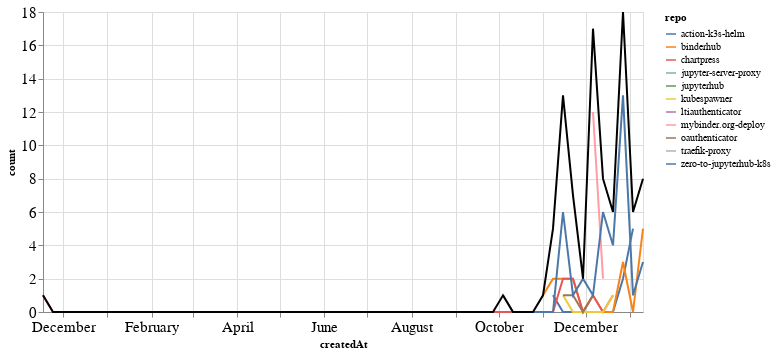

This figure's notebook cell:
### Markdown cell above
### PRs

### Code cell
prs_time = prs.groupby('repo').resample('W', on='createdAt').count()['author'].reset_index()
prs_time = prs_time.rename(columns={'author': 'count'})
prs_time_total = prs_time.groupby('createdAt').agg({"count": "sum"}).reset_index()

ch1 = alt.Chart(prs_time, width=600).mark_line().encode(
    x='createdAt',
    y='count',
    color='repo',
    tooltip="repo"
)

ch2 = alt.Chart(prs_time_total, width=600).mark_line(color="black").encode(
    x='createdAt',
    y='count',
)

ch1 + ch2

### Figure 1 — Vega-Lite specification as saved in the notebook (floating-point values rounded to 4 significant figures)
{"config": {"axisLeft": {"labelFontSize": 15}, "axisBottom": {"labelFontSize": 15}}, "layer": [{"data": {"name": "data-d34d32e5ba6610682c012c93a52432c1"}, "mark": "line", "encoding": {"color": {"type": "nominal", "field": "repo"}, "tooltip": {"type": "nominal", "field": "repo"}, "x": {"type": "temporal", "field": "createdAt"}, "y": {"type": "quantitative", "field": "count"}}, "width": 600}, {"data": {"name": "data-15ca0fe42d3eaf33367fa41814943aaf"}, "mark": {"type": "line", "color": "black"}, "encoding": {"x": {"type": "temporal", "field": "createdAt"}, "y": {"type": "quantitative", "field": "count"}}, "width": 600}], "$schema": "https://vega.github.io/schema/vega-lite/v4.8.1.json", "datasets": {"data-d34d32e5ba6610682c012c93a52432c1": [{"repo": "action-k3s-helm", "createdAt": "2020-11-08T00:00:00", "count": 1}, {"repo": "action-k3s-helm", "createdAt": "2020-11-15T00:00:00", "count": 0}, {"repo": "action-k3s-helm", "createdAt": "2020-11-22T00:00:00", "count": 0}, {"repo": "action-k3s-helm", "createdAt": "2020-11-29T00:00:00", "count": 0}, {"repo": "action-k3s-helm", "createdAt": "2020-12-06T00:00:00", "count": 0}, {"repo": "action-k3s-helm", "createdAt": "2020-12-13T00:00:00", "count": 0}, {"repo": "action-k3s-helm", "createdAt": "2020-12-20T00:00:00", "count": 0}, {"repo": "action-k3s-helm", "createdAt": "2020-12-27T00:00:00", "count": 2}, {"repo": "action-k3s-helm", "createdAt": "2021-01-03T00:00:00", "count": 5}, {"repo": "binderhub", "createdAt": "2020-11-01T00:00:00", "count": 1}, {"repo": "binderhub", "createdAt": "2020-11-08T00:00:00", "count": 2}, {"repo": "binderhub", "createdAt": "2020-11-15T00:00:00", "count": 2}, {"repo": "binderhub", "createdAt": "2020-11-22T00:00:00", "count": 2}, {"repo": "binderhub", "createdAt": "2020-11-29T00:00:00", "count": 0}, {"repo": "binderhub", "createdAt": "2020-12-06T00:00:00", "count": 1}, {"repo": "binderhub", "createdAt": "2020-12-13T00:00:00", "count": 0}, {"repo": "binderhub", "createdAt": "2020-12-20T00:00:00", "count": 0}, {"repo": "binderhub", "createdAt": "2020-12-27T00:00:00", "count": 3}, {"repo": "binderhub", "createdAt": "2021-01-03T00:00:00", "count": 0}, {"repo": "binderhub", "createdAt": "2021-01-10T00:00:00", "count": 5}, {"repo": "chartpress", "createdAt": "2019-11-17T00:00:00", "count": 1}, {"repo": "chartpress", "createdAt": "2019-11-24T00:00:00", "count": 0}, {"repo": "chartpress", "createdAt": "2019-12-01T00:00:00", "count": 0}, {"repo": "chartpress", "createdAt": "2019-12-08T00:00:00", "count": 0}, {"repo": "chartpress", "createdAt": "2019-12-15T00:00:00", "count": 0}, {"repo": "chartpress", "createdAt": "2019-12-22T00:00:00", "count": 0}, {"repo": "chartpress", "createdAt": "2019-12-29T00:00:00", "count": 0}, {"repo": "chartpress", "createdAt": "2020-01-05T00:00:00", "count": 0}, {"repo": "chartpress", "createdAt": "2020-01-12T00:00:00", "count": 0}, {"repo": "chartpress", "createdAt": "2020-01-19T00:00:00", "count": 0}, {"repo": "chartpress", "createdAt": "2020-01-26T00:00:00", "count": 0}, {"repo": "chartpress", "createdAt": "2020-02-02T00:00:00", "count": 0}, {"repo": "chartpress", "createdAt": "2020-02-09T00:00:00", "count": 0}, {"repo": "chartpress", "createdAt": "2020-02-16T00:00:00", "count": 0}, {"repo": "chartpress", "createdAt": "2020-02-23T00:00:00", "count": 0}, {"repo": "chartpress", "createdAt": "2020-03-01T00:00:00", "count": 0}, {"repo": "chartpress", "createdAt": "2020-03-08T00:00:00", "count": 0}, {"repo": "chartpress", "createdAt": "2020-03-15T00:00:00", "count": 0}, {"repo": "chartpress", "createdAt": "2020-03-22T00:00:00", "count": 0}, {"repo": "chartpress", "createdAt": "2020-03-29T00:00:00", "count": 0}, {"repo": "chartpress", "createdAt": "2020-04-05T00:00:00", "count": 0}, {"repo": "chartpress", "createdAt": "2020-04-12T00:00:00", "count": 0}, {"repo": "chartpress", "createdAt": "2020-04-19T00:00:00", "count": 0}, {"repo": "chartpress", "createdAt": "2020-04-26T00:00:00", "count": 0}, {"repo": "chartpress", "createdAt": "2020-05-03T00:00:00", "count": 0}, {"repo": "chartpress", "createdAt": "2020-05-10T00:00:00", "count": 0}, {"repo": "chartpress", "createdAt": "2020-05-17T00:00:00", "count": 0}, {"repo": "chartpress", "createdAt": "2020-05-24T00:00:00", "count": 0}, {"repo": "chartpress", "createdAt": "2020-05-31T00:00:00", "count": 0}, {"repo": "chartpress", "createdAt": "2020-06-07T00:00:00", "count": 0}, {"repo": "chartpress", "createdAt": "2020-06-14T00:00:00", "count": 0}, {"repo": "chartpress", "createdAt": "2020-06-21T00:00:00", "count": 0}, {"repo": "chartpress", "createdAt": "2020-06-28T00:00:00", "count": 0}, {"repo": "chartpress", "createdAt": "2020-07-05T00:00:00", "count": 0}, {"repo": "chartpress", "createdAt": "2020-07-12T00:00:00", "count": 0}, {"repo": "chartpress", "createdAt": "2020-07-19T00:00:00", "count": 0}, {"repo": "chartpress", "createdAt": "2020-07-26T00:00:00", "count": 0}, {"repo": "chartpress", "createdAt": "2020-08-02T00:00:00", "count": 0}, {"repo": "chartpress", "createdAt": "2020-08-09T00:00:00", "count": 0}, {"repo": "chartpress", "createdAt": "2020-08-16T00:00:00", "count": 0}, {"repo": "chartpress", "createdAt": "2020-08-23T00:00:00", "count": 0}, {"repo": "chartpress", "createdAt": "2020-08-30T00:00:00", "count": 0}, {"repo": "chartpress", "createdAt": "2020-09-06T00:00:00", "count": 0}, {"repo": "chartpress", "createdAt": "2020-09-13T00:00:00", "count": 0}, {"repo": "chartpress", "createdAt": "2020-09-20T00:00:00", "count": 0}, {"repo": "chartpress", "createdAt": "2020-09-27T00:00:00", "count": 0}, {"repo": "chartpress", "createdAt": "2020-10-04T00:00:00", "count": 0}, {"repo": "chartpress", "createdAt": "2020-10-11T00:00:00", "count": 0}, {"repo": "chartpress", "createdAt": "2020-10-18T00:00:00", "count": 0}, {"repo": "chartpress", "createdAt": "2020-10-25T00:00:00", "count": 0}, {"repo": "chartpress", "createdAt": "2020-11-01T00:00:00", "count": 0}, {"repo": "chartpress", "createdAt": "2020-11-08T00:00:00", "count": 0}, {"repo": "chartpress", "createdAt": "2020-11-15T00:00:00", "count": 2}, {"repo": "chartpress", "createdAt": "2020-11-22T00:00:00", "count": 2}, {"repo": "chartpress", "createdAt": "2020-11-29T00:00:00", "count": 0}, {"repo": "chartpress", "createdAt": "2020-12-06T00:00:00", "count": 1}, {"repo": "chartpress", "createdAt": "2020-12-13T00:00:00", "count": 0}, {"repo": "chartpress", "createdAt": "2020-12-20T00:00:00", "count": 1}, {"repo": "jupyter-server-proxy", "createdAt": "2020-11-22T00:00:00", "count": 1}, {"repo": "jupyterhub", "createdAt": "2020-11-08T00:00:00", "count": 2}, {"repo": "kubespawner", "createdAt": "2020-11-15T00:00:00", "count": 1}, {"repo": "kubespawner", "createdAt": "2020-11-22T00:00:00", "count": 0}, {"repo": "kubespawner", "createdAt": "2020-11-29T00:00:00", "count": 0}, {"repo": "kubespawner", "createdAt": "2020-12-06T00:00:00", "count": 0}, {"repo": "kubespawner", "createdAt": "2020-12-13T00:00:00", "count": 0}, {"repo": "kubespawner", "createdAt": "2020-12-20T00:00:00", "count": 1}, {"repo": "ltiauthenticator", "createdAt": "2020-11-15T00:00:00", "count": 1}, {"repo": "mybinder.org-deploy", "createdAt": "2020-12-06T00:00:00", "count": 12}, {"repo": "mybinder.org-deploy", "createdAt": "2020-12-13T00:00:00", "count": 2}, {"repo": "oauthenticator", "createdAt": "2020-11-15T00:00:00", "count": 1}, {"repo": "oauthenticator", "createdAt": "2020-11-22T00:00:00", "count": 1}, {"repo": "oauthenticator", "createdAt": "2020-11-29T00:00:00", "count": 0}, {"repo": "oauthenticator", "createdAt": "2020-12-06T00:00:00", "count": 1}, {"repo": "traefik-proxy", "createdAt": "2020-12-06T00:00:00", "count": 1}, {"repo": "zero-to-jupyterhub-k8s", "createdAt": "2020-10-04T00:00:00", "count": 1}, {"repo": "zero-to-jupyterhub-k8s", "createdAt": "2020-10-11T00:00:00", "count": 0}, {"repo": "zero-to-jupyterhub-k8s", "createdAt": "2020-10-18T00:00:00", "count": 0}, {"repo": "zero-to-jupyterhub-k8s", "createdAt": "2020-10-25T00:00:00", "count": 0}, {"repo": "zero-to-jupyterhub-k8s", "createdAt": "2020-11-01T00:00:00", "count": 0}, {"repo": "zero-to-jupyterhub-k8s", "createdAt": "2020-11-08T00:00:00", "count": 0}, {"repo": "zero-to-jupyterhub-k8s", "createdAt": "2020-11-15T00:00:00", "count": 6}, {"repo": "zero-to-jupyterhub-k8s", "createdAt": "2020-11-22T00:00:00", "count": 1}, {"repo": "zero-to-jupyterhub-k8s", "createdAt": "2020-11-29T00:00:00", "count": 2}, {"repo": "zero-to-jupyterhub-k8s", "createdAt": "2020-12-06T00:00:00", "count": 1}, {"repo": "zero-to-jupyterhub-k8s", "createdAt": "2020-12-13T00:00:00", "count": 6}, {"repo": "zero-to-jupyterhub-k8s", "createdAt": "2020-12-20T00:00:00", "count": 4}, {"repo": "zero-to-jupyterhub-k8s", "createdAt": "2020-12-27T00:00:00", "count": 13}, {"repo": "zero-to-jupyterhub-k8s", "createdAt": "2021-01-03T00:00:00", "count": 1}, {"repo": "zero-to-jupyterhub-k8s", "createdAt": "2021-01-10T00:00:00", "count": 3}], "data-15ca0fe42d3eaf33367fa41814943aaf": [{"createdAt": "2019-11-17T00:00:00", "count": 1}, {"createdAt": "2019-11-24T00:00:00", "count": 0}, {"createdAt": "2019-12-01T00:00:00", "count": 0}, {"createdAt": "2019-12-08T00:00:00", "count": 0}, {"createdAt": "2019-12-15T00:00:00", "count": 0}, {"createdAt": "2019-12-22T00:00:00", "count": 0}, {"createdAt": "2019-12-29T00:00:00", "count": 0}, {"createdAt": "2020-01-05T00:00:00", "count": 0}, {"createdAt": "2020-01-12T00:00:00", "count": 0}, {"createdAt": "2020-01-19T00:00:00", "count": 0}, {"createdAt": "2020-01-26T00:00:00", "count": 0}, {"createdAt": "2020-02-02T00:00:00", "count": 0}, {"createdAt": "2020-02-09T00:00:00", "count": 0}, {"createdAt": "2020-02-16T00:00:00", "count": 0}, {"createdAt": "2020-02-23T00:00:00", "count": 0}, {"createdAt": "2020-03-01T00:00:00", "count": 0}, {"createdAt": "2020-03-08T00:00:00", "count": 0}, {"createdAt": "2020-03-15T00:00:00", "count": 0}, {"createdAt": "2020-03-22T00:00:00", "count": 0}, {"createdAt": "2020-03-29T00:00:00", "count": 0}, {"createdAt": "2020-04-05T00:00:00", "count": 0}, {"createdAt": "2020-04-12T00:00:00", "count": 0}, {"createdAt": "2020-04-19T00:00:00", "count": 0}, {"createdAt": "2020-04-26T00:00:00", "count": 0}, {"createdAt": "2020-05-03T00:00:00", "count": 0}, {"createdAt": "2020-05-10T00:00:00", "count": 0}, {"createdAt": "2020-05-17T00:00:00", "count": 0}, {"createdAt": "2020-05-24T00:00:00", "count": 0}, {"createdAt": "2020-05-31T00:00:00", "count": 0}, {"createdAt": "2020-06-07T00:00:00", "count": 0}, {"createdAt": "2020-06-14T00:00:00", "count": 0}, {"createdAt": "2020-06-21T00:00:00", "count": 0}, {"createdAt": "2020-06-28T00:00:00", "count": 0}, {"createdAt": "2020-07-05T00:00:00", "count": 0}, {"createdAt": "2020-07-12T00:00:00", "count": 0}, {"createdAt": "2020-07-19T00:00:00", "count": 0}, {"createdAt": "2020-07-26T00:00:00", "count": 0}, {"createdAt": "2020-08-02T00:00:00", "count": 0}, {"createdAt": "2020-08-09T00:00:00", "count": 0}, {"createdAt": "2020-08-16T00:00:00", "count": 0}, {"createdAt": "2020-08-23T00:00:00", "count": 0}, {"createdAt": "2020-08-30T00:00:00", "count": 0}, {"createdAt": "2020-09-06T00:00:00", "count": 0}, {"createdAt": "2020-09-13T00:00:00", "count": 0}, {"createdAt": "2020-09-20T00:00:00", "count": 0}, {"createdAt": "2020-09-27T00:00:00", "count": 0}, {"createdAt": "2020-10-04T00:00:00", "count": 1}, {"createdAt": "2020-10-11T00:00:00", "count": 0}, {"createdAt": "2020-10-18T00:00:00", "count": 0}, {"createdAt": "2020-10-25T00:00:00", "count": 0}, {"createdAt": "2020-11-01T00:00:00", "count": 1}, {"createdAt": "2020-11-08T00:00:00", "count": 5}, {"createdAt": "2020-11-15T00:00:00", "count": 13}, {"createdAt": "2020-11-22T00:00:00", "count": 7}, {"createdAt": "2020-11-29T00:00:00", "count": 2}, {"createdAt": "2020-12-06T00:00:00", "count": 17}, {"createdAt": "2020-12-13T00:00:00", "count": 8}, {"createdAt": "2020-12-20T00:00:00", "count": 6}, {"createdAt": "2020-12-27T00:00:00", "count": 18}, {"createdAt": "2021-01-03T00:00:00", "count": 6}, {"createdAt": "2021-01-10T00:00:00", "count": 8}]}}
